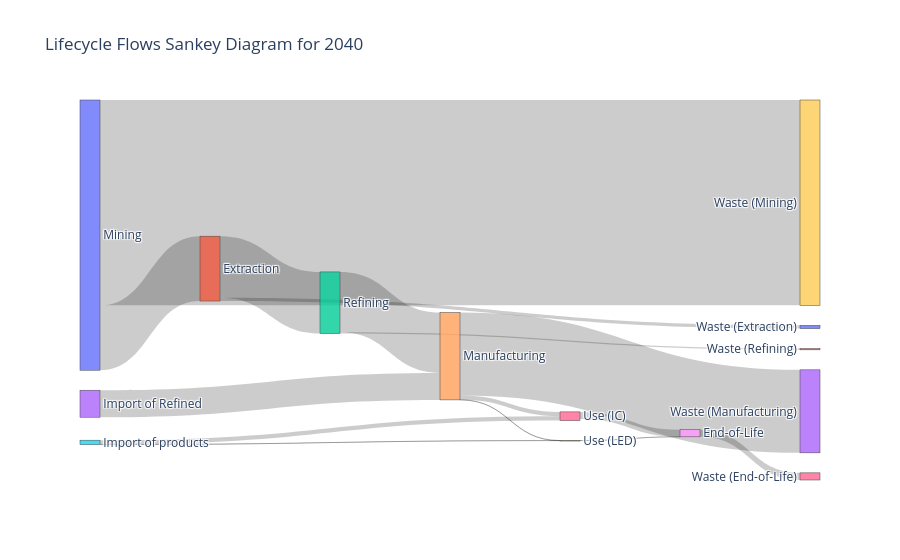

Here is the notebook cell this chart was saved with:
### Markdown cell above
## Main model run
Running the actual model, calling helper and model functions

### Code cell
import copy

# Scenario parameters (each a scalar OR a per-year pd.Series)
# Scenario parameter 1: fraction of Manufacturing's inflow that is imported refined gallium.
raw_import_year_percentage_dict = {
    2025: 1 - 0.0,
    2030: 1 - 0.4,
    2050: 1 - 0.8,
}
raw_import_fraction = {
    "IC": import_scenario_calculation(raw_import_year_percentage_dict),
    "LED": import_scenario_calculation(raw_import_year_percentage_dict),
}
# Scenario parameter 2: fraction of Use's inflow that is imported finished products, per product.
product_import_fraction_dict = {
    2025: 1 - 0.0,
    2030: 1 - 0.5,
    2050: 1 - 0.5,
}
product_import_fraction = {
    "IC": import_scenario_calculation(product_import_fraction_dict),
    "LED": import_scenario_calculation(product_import_fraction_dict),
}
# Scenario parameter 3: future development of each product's use-phase stock.
bau_stock_scenario = {
    "IC": {
        "type": "exponential",
        "yearly_growth_rate": 0.09,
        "end_year": 2050,
    },
    "LED": {
        "type": "s-curve",
        "start_year": 2020,
        "saturation_year": 2030,
        "end_year": 2050,
        "start_share": 0.5,
        "end_share": 0.9,
        "continued_yearly_growth_rate": 0.04,
    },
}
# copy an independent scenario for the high-demand case, then adjust the growth parameters
high_demand_stock_scenario = copy.deepcopy(bau_stock_scenario)
high_demand_stock_scenario["IC"]["yearly_growth_rate"] = 0.12
high_demand_stock_scenario["LED"]["continued_yearly_growth_rate"] = 0.08


# Run the main MFA with the specified scenario parameters
lifecycle_flows_df = run_main_MFA(
    eurostat_df=eurostat_df,
    product_info=product_info,
    use_phase_stage_number=use_phase_stage_number,
    detailed_plot=True,
    scenario_1_raw_import_fraction=raw_import_fraction,
    scenario_2_product_import_override=product_import_fraction,
    scenario_3_bau_stock_scenario=bau_stock_scenario,
)

year_to_plot = 2040

# Bar plot for the specified year (aggregated across product categories)
lifecycle_flows_agg = combine_lifecycle_flows(lifecycle_flows_df)
plot_lifecycle_flows_barplot(
    lifecycle_flows_agg[lifecycle_flows_agg["year"] == year_to_plot],
    year=year_to_plot,
)

# Sankey: shared upstream and End-of-Life, split only at the Use stage
plot_sankey_lifecycle_flows(
    lifecycle_flows_df,
    year=year_to_plot,
    split_stage=use_phase_stage_number,
    plot_waste_per_stage=True,
)

### Figure 1 — Plotly figure (JSON) as saved in the notebook; plotly's stock layout.template omitted (floating-point values rounded to 4 significant figures)
{"data": [{"arrangement": "snap", "link": {"source": [0, 1, 2, 3, 4, 5, 6, 4, 5, 7, 0, 1, 2, 4, 8], "target": [1, 2, 4, 4, 6, 6, 8, 7, 7, 8, 9, 10, 11, 13, 16], "value": [1180000.0, 1121000.0, 1098000.0, 491300.0, 78750.0, 78750.0, 128700.0, 722.9, 722.9, 1318.0, 3735000.0, 58980.0, 22410.0, 1510000.0, 130000.0]}, "node": {"label": ["Mining", "Extraction", "Refining", "Import of Refined", "Manufacturing", "Import of products", "Use (IC)", "Use (LED)", "End-of-Life", "Waste (Mining)", "Waste (Extraction)", "Waste (Refining)", "Waste (Import of Refined)", "Waste (Manufacturing)", "Waste (Import of products)", "Waste (Use)", "Waste (End-of-Life)"], "pad": 20, "thickness": 20}, "type": "sankey"}], "layout": {"font": {"size": 12}, "title": {"text": "Lifecycle Flows Sankey Diagram for 2040"}}}
